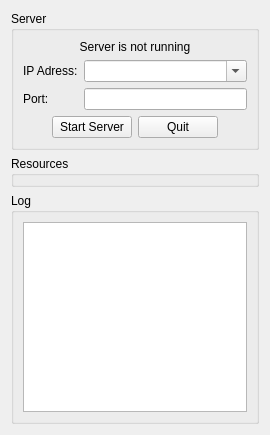
<?xml version="1.0" encoding="UTF-8"?>
<ui version="4.0">
 <class>GraphicInterface</class>
 <widget class="QDialog" name="GraphicInterface">
  <property name="geometry">
   <rect>
    <x>0</x>
    <y>0</y>
    <width>270</width>
    <height>435</height>
   </rect>
  </property>
  <property name="windowTitle">
   <string>Server - TP2 - IFT2245</string>
  </property>
  <layout class="QGridLayout" name="gridLayout">
   <item row="0" column="0">
    <widget class="QGroupBox" name="serverFrame">
     <property name="title">
      <string>Server</string>
     </property>
     <layout class="QGridLayout" name="gridLayout_2">
      <item row="0" column="0">
       <layout class="QVBoxLayout" name="verticalLayout_3">
        <item>
         <widget class="QLabel" name="statusLabel">
          <property name="text">
           <string>Server is not running</string>
          </property>
          <property name="alignment">
           <set>Qt::AlignCenter</set>
          </property>
         </widget>
        </item>
        <item>
         <layout class="QHBoxLayout" name="horizontalLayout">
          <item>
           <layout class="QVBoxLayout" name="verticalLayout">
            <item>
             <widget class="QLabel" name="ipLabel">
              <property name="text">
               <string>IP Adress:</string>
              </property>
             </widget>
            </item>
            <item>
             <widget class="QLabel" name="portLabel">
              <property name="text">
               <string>Port:</string>
              </property>
             </widget>
            </item>
           </layout>
          </item>
          <item>
           <layout class="QVBoxLayout" name="verticalLayout_2">
            <item>
             <widget class="QComboBox" name="ipCombo">
              <property name="editable">
               <bool>true</bool>
              </property>
              <property name="insertPolicy">
               <enum>QComboBox::NoInsert</enum>
              </property>
             </widget>
            </item>
            <item>
             <widget class="QLineEdit" name="portLineEdit"/>
            </item>
           </layout>
          </item>
         </layout>
        </item>
        <item>
         <layout class="QHBoxLayout" name="horizontalLayout_3">
          <item>
           <spacer name="horizontalSpacer_3">
            <property name="orientation">
             <enum>Qt::Horizontal</enum>
            </property>
            <property name="sizeHint" stdset="0">
             <size>
              <width>40</width>
              <height>20</height>
             </size>
            </property>
           </spacer>
          </item>
          <item>
           <widget class="QPushButton" name="startButton">
            <property name="text">
             <string>Start Server</string>
            </property>
            <property name="autoDefault">
             <bool>false</bool>
            </property>
           </widget>
          </item>
          <item>
           <widget class="QPushButton" name="quitButton">
            <property name="text">
             <string>Quit</string>
            </property>
            <property name="autoDefault">
             <bool>false</bool>
            </property>
           </widget>
          </item>
          <item>
           <spacer name="horizontalSpacer_4">
            <property name="orientation">
             <enum>Qt::Horizontal</enum>
            </property>
            <property name="sizeHint" stdset="0">
             <size>
              <width>40</width>
              <height>20</height>
             </size>
            </property>
           </spacer>
          </item>
         </layout>
        </item>
       </layout>
      </item>
     </layout>
    </widget>
   </item>
   <item row="1" column="0">
    <widget class="QGroupBox" name="resourcesFrame">
     <property name="title">
      <string>Resources</string>
     </property>
    </widget>
   </item>
   <item row="2" column="0">
    <widget class="QGroupBox" name="logFrame">
     <property name="title">
      <string>Log</string>
     </property>
     <layout class="QGridLayout" name="gridLayout_3">
      <item row="0" column="0">
       <widget class="QPlainTextEdit" name="logTextBox">
        <property name="readOnly">
         <bool>true</bool>
        </property>
       </widget>
      </item>
     </layout>
    </widget>
   </item>
  </layout>
 </widget>
 <resources/>
 <connections/>
</ui>
